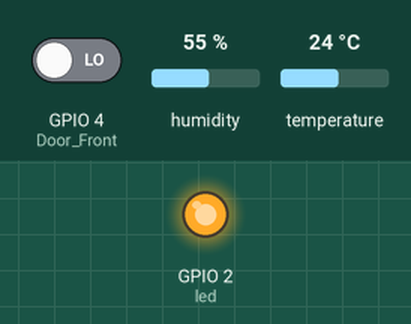
Bench run of a sketch on a simulated ESP8266 (NodeMCU). On the bench: output pins drawn as LEDs (lit = HIGH). Inputs (shaded band) come from the test bench; at power-on: GPIO 4 (Door_Front) LOW, humidity 55 %, temperature 24 °C. WiFi joins after 1.5 s; servers stay silent unless stated; uploads are accepted with an empty reply; what the sketch prints to the serial monitor is not drawn.

Above: at 6.6 s.
Timing chart, 0 to 16.2 s (numbered marks = the images above):
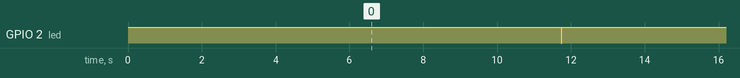

Measured:
- by itself, GPIO 2 (led): alternates HIGH for 11.3 s and LOW for 0.01 s

The sketch:

WiFi_COnnect_Server.ino
```cpp
/*
 *  This sketch sends data via HTTP GET requests to data.sparkfun.com service.
 *
 *  You need to get streamId and privateKey at data.sparkfun.com and paste them
 *  below. Or just customize this script to talk to other HTTP servers.
 *
 */

#include <ESP8266WiFi.h>
#include "DHT.h"

#define DHTPIN 5     // what pin we're connected to
#define DHTTYPE DHT11   // DHT 11
DHT dht(DHTPIN, DHTTYPE);

const char* ssid     = "Boook";
const char* password = "123456788";

const char* host = "invcmu.com";

const int ID = 1;
const int led = 2;
const int Door_Front = 4;

boolean Sdoor = 1; /// Status Door
void setup() {
  pinMode(led,OUTPUT);
  pinMode(Door_Front,INPUT);
  digitalWrite(Door_Front,HIGH);
  digitalWrite(led,HIGH);
  Serial.begin(115200);
  delay(10);
  dht.begin();

  // We start by connecting to a WiFi network

  Serial.println();
  Serial.println();
  Serial.print("Connecting to ");
  Serial.println(ssid);

  WiFi.begin(ssid, password);

  while (WiFi.status() != WL_CONNECTED) {
    delay(500);
    Serial.print(".");
  }

  Serial.println("");
  Serial.println("WiFi connected");
  Serial.println("IP address: ");
  Serial.println(WiFi.localIP());
}

int value = 0;

void loop() {
  delay(10000);
  // Reading temperature or humidity takes about 250 milliseconds!
  // Sensor readings may also be up to 2 seconds 'old' (its a very slow sensor)
  float h = dht.readHumidity();
  // Read temperature as Celsius (the default)
  float t = dht.readTemperature();
   // Check if any reads failed and exit early (to try again).
  if (isnan(h) || isnan(t) ) {
    Serial.println("Failed to read from DHT sensor!");
    return;
  }
  // Compute heat index in Celsius (isFahreheit = false)
  float hic = dht.computeHeatIndex(t, h, false);

  Serial.print("connecting to ");
  Serial.println(host);

  // Use WiFiClient class to create TCP connections
  WiFiClient client;
  const int httpPort = 80;
  if (!client.connect(host, httpPort)) {
    Serial.println("connection failed");
    return;
  }
   Sdoor = digitalRead(Door_Front);
  // We now create a URI for the request
  String url = "/InsertData_test.php/";
  url += "?ID=";
  url += ID;
  url += "&Temp=";
  url += t;
  url += "&Humid=";
  url += h;
  url += "&Door=";
  url += Sdoor;
  Serial.print("Requesting URL: ");
  Serial.println(url);

  // This will send the request to the server
  digitalWrite(led,LOW);
  client.print(String("GET ") + url + " HTTP/1.1\r\n" +
               "Host: " + host + "\r\n" +
               "Connection: close\r\n\r\n");
  delay(10);
   digitalWrite(led,HIGH);
  // Read all the lines of the reply from server and print them to Serial
  while(client.available()){
    String line = client.readStringUntil('\r');
    Serial.print(line);
  }

  Serial.println();
  Serial.println("closing connection");
}
```
